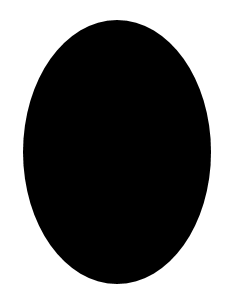
#> input picture data/image/mask_circle.png, 238 x 301 px, found by its file name
$ python code_13_6.py
#> lines starting #> are read from the running program, lines starting #| are printed output that depends on the picture; pictures that were not available may be replaced by others from this repository, and a replacement may not be noted
#
# 따라하며 배우는 파이썬과 데이터과학(생능출판사 2020)
# 13.6 이미지에 마스크를 씌워볼까, 346쪽
#
import cv2
mask_image = cv2.imread('d:/data/mask_circle.png')
#> mask_image is the input picture: shape (301, 238, 3); min 0, max 255, mean 116.4
back_image = cv2.imread('d:/data/iceberg.png')
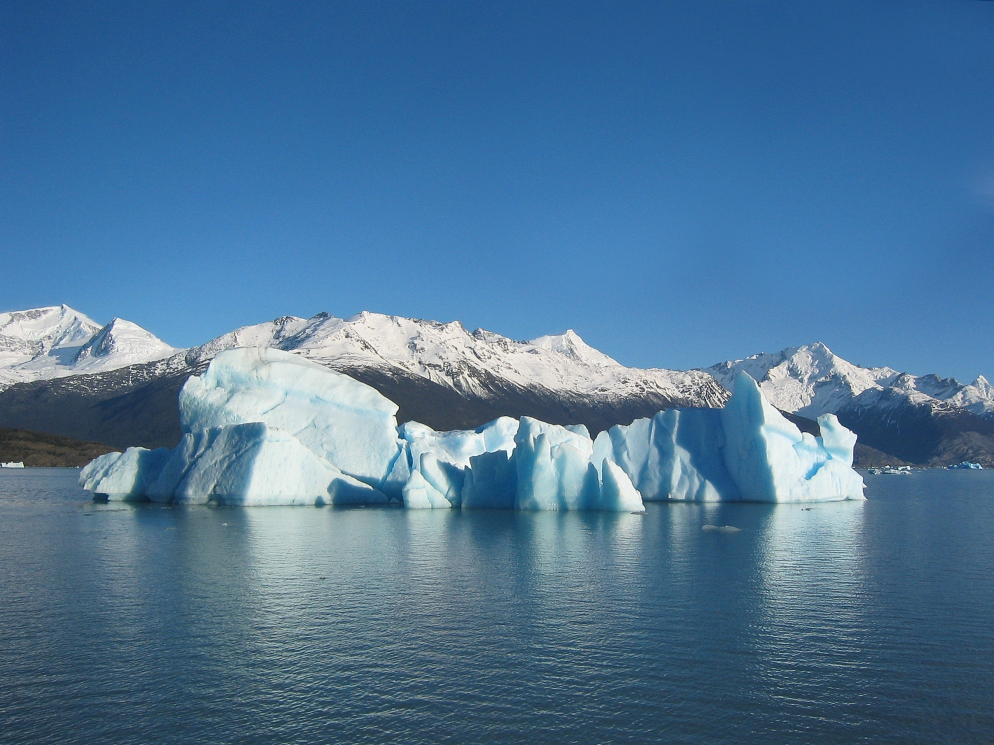
#> input picture data/image/iceberg.jpg, 1987 x 1490 px, given in place of iceberg.png, which was not available (shown at 1/2 size)
#> back_image is the input picture: shape (1490, 1987, 3); mean B, G, R 151, 117.4, 77.6
mask_image = cv2.resize(mask_image, (300,400))
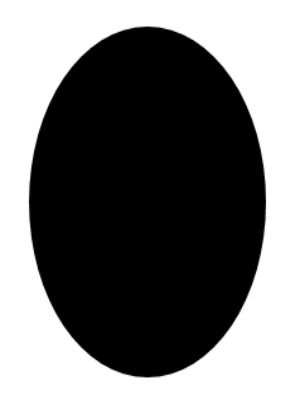
#> mask_image: shape (400, 300, 3); min 0, max 255, mean 116.4
back_image = cv2.resize(back_image, (300,400))
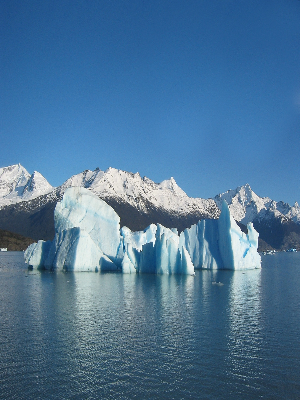
#> back_image: shape (400, 300, 3); mean B, G, R 150.9, 117.2, 77.5

mask_ANDed = cv2.bitwise_and(mask_image, back_image)
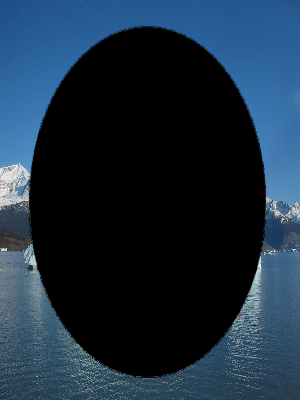
#> mask_ANDed: shape (400, 300, 3); mean B, G, R 61.3, 44.4, 26.2
mask_ORed = cv2.bitwise_or(mask_image, back_image)
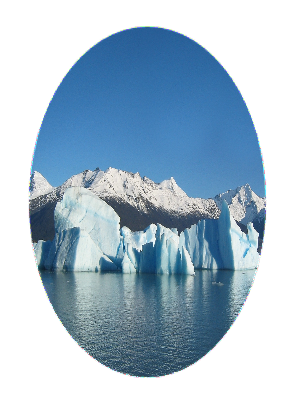
#> mask_ORed: shape (400, 300, 3); mean B, G, R 206, 189.3, 167.7
mask_XORed = cv2.bitwise_xor(mask_image, back_image)
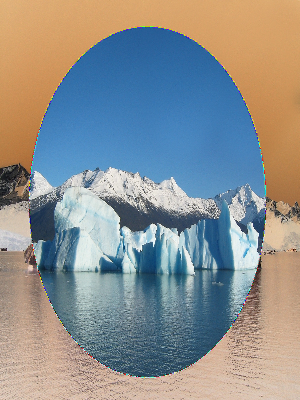
#> mask_XORed: shape (400, 300, 3); mean B, G, R 144.8, 144.9, 141.5

cv2.imshow('mask', mask_image)
cv2.imshow('back', back_image)
cv2.imshow('mask and', mask_ANDed)
cv2.imshow('mask or', mask_ORed)
cv2.imshow('mask xor', mask_XORed)

# 다음 두 행은 키보드 입력을 기다렸다가 모든 창을 끄고 종료하는 코드
cv2.waitKey(0)
cv2.destroyAllWindows()
